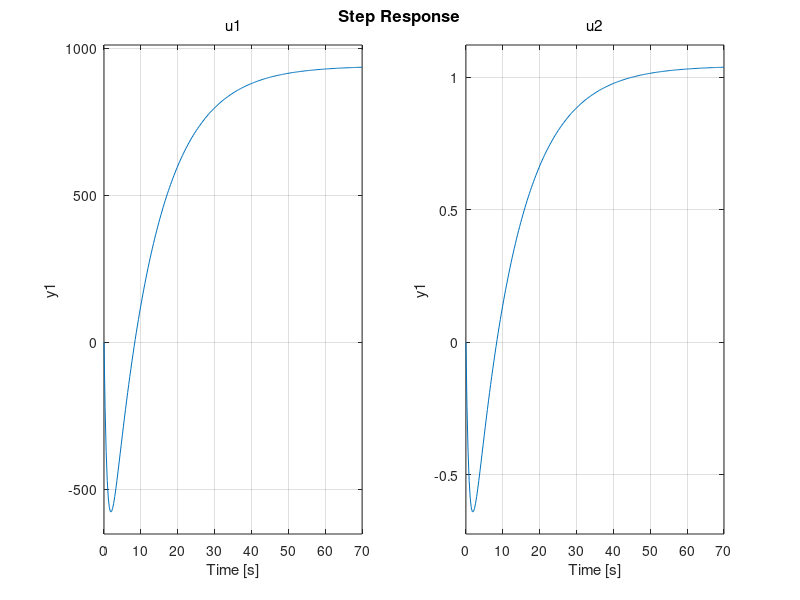

Write the MATLAB code that produced this figure.

C1=2.2e-3;
C2=2.2e-3;
R1=470;
R1prim=680;
R12=4700;
Rpbar=R1;%(R1*R1prim)/(R1+R1prim);
V1bar=49;

a11 = (1/Rpbar+1/R12)/C1;
a12=1/(C1*R12);
a21=1/(C1*R12);
a22=1/(C2*R12);
b=0.2/C1;
d=V1bar/(C1*Rpbar^2);

SYS1=ss([-a11,a12;a21,-a22],[b,d;0,0],[0,10],0);
SYS2=ss([-a11,a12;a21,-a22],[b,d;0,0],[-10,20],0);

subplot(2,1,1);
step(SYS1);
subplot(2,1,2);
step(SYS2);

